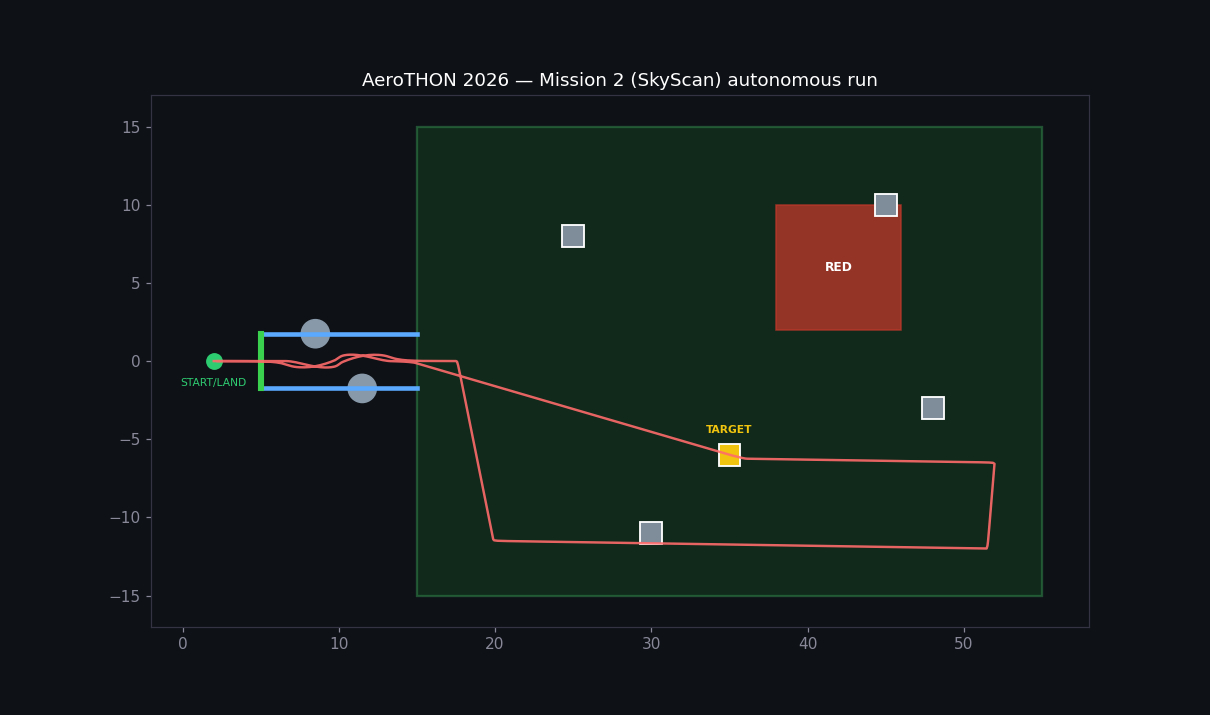

The Python source for this figure:
#!/usr/bin/env python3
"""Standalone Mission 2 (SkyScan) simulator — a *watchable* working model.

Runs the SAME logic as the ROS 2 stack, with zero ROS dependency:
  * 2D lidar (ray-cast) feeding the SAME sector-min corridor-centering law
    as avoidance/velocity_controller.py  (vy = k*(right-left), front braking)
  * the SAME mission sequence as mission_bt:
      takeoff -> to-corridor -> corridor(avoid) -> zone -> lawnmower search
      -> match QR -> winch drop -> return(avoid) -> land
  * GPS "position setpoints" for the open legs (P-controller to a waypoint)
    and body-frame reactive velocity in the corridor -- the hybrid from §4.1.

Renders an animated GIF + a static overview PNG so you can see it fly.

Run:  python3 sim/mission_sim.py
"""
import math
import numpy as np
import matplotlib
matplotlib.use("Agg")
import matplotlib.pyplot as plt
from matplotlib.patches import Rectangle, Circle
from matplotlib.animation import FuncAnimation, PillowWriter

# --------------------------------------------------------------------------- #
# World (top-down, metres). Matches the rulebook geometry.
# --------------------------------------------------------------------------- #
START = np.array([2.0, 0.0])
CORRIDOR_X0, CORRIDOR_X1 = 5.0, 15.0     # 10 m corridor
HALF_W = 1.75                            # 3.5 m wide
ZONE = (15.0, 55.0, -15.0, 15.0)         # x0,x1,y0,y1 : 40 x 30 m delivery zone

# Corridor walls as segments (x1,y1,x2,y2)
WALLS = [
    (CORRIDOR_X0, HALF_W, CORRIDOR_X1, HALF_W),
    (CORRIDOR_X0, -HALF_W, CORRIDOR_X1, -HALF_W),
]
# Static obstacles = bumps protruding from alternating walls (cx,cy,r)
BUMPS = [(8.5, HALF_W, 0.9), (11.5, -HALF_W, 0.9)]

# QR codes in the delivery zone; TARGET is the matched one
QRS = [(25, 8), (35, -6), (45, 10), (30, -11), (48, -3)]
TARGET = np.array([35.0, -6.0])
REDZONE = (38.0, 46.0, 2.0, 10.0)        # x0,x1,y0,y1 keep-out

LIDAR_MAX = 12.0                         # RPLidar C1
DT = 0.05

# --------------------------------------------------------------------------- #
# Ray casting
# --------------------------------------------------------------------------- #
def _ray_segment(p, d, a, b):
    v1 = p - a
    v2 = b - a
    v3 = np.array([-d[1], d[0]])
    denom = v2 @ v3
    if abs(denom) < 1e-9:
        return None
    t = np.cross(v2, v1) / denom
    u = (v1 @ v3) / denom
    if t >= 0 and 0 <= u <= 1:
        return t
    return None

def _ray_circle(p, d, c, r):
    f = p - c
    b = 2 * (f @ d)
    cc = f @ f - r * r
    disc = b * b - 4 * cc
    if disc < 0:
        return None
    disc = math.sqrt(disc)
    for t in ((-b - disc) / 2, (-b + disc) / 2):
        if t >= 0:
            return t
    return None

def raycast(p, ang):
    d = np.array([math.cos(ang), math.sin(ang)])
    best = LIDAR_MAX
    for (x1, y1, x2, y2) in WALLS:
        t = _ray_segment(p, d, np.array([x1, y1]), np.array([x2, y2]))
        if t is not None:
            best = min(best, t)
    for (cx, cy, r) in BUMPS:
        t = _ray_circle(p, d, np.array([cx, cy]), r)
        if t is not None:
            best = min(best, t)
    return best

def sector_min(p, heading, rel_lo, rel_hi, step=4):
    best = LIDAR_MAX
    for deg in range(int(rel_lo), int(rel_hi) + 1, step):
        best = min(best, raycast(p, heading + math.radians(deg)))
    return best

# --------------------------------------------------------------------------- #
# Controllers (mirror the ROS nodes)
# --------------------------------------------------------------------------- #
def goto(pos, target, speed=2.0, kp=0.9):
    err = target - pos
    dist = np.linalg.norm(err)
    v = kp * err
    n = np.linalg.norm(v)
    if n > speed:
        v = v / n * speed
    return v, dist

def corridor_cmd(pos, heading, cruise=1.1, brake=2.5, stop=0.6, k_center=0.7):
    """Same law as avoidance/velocity_controller.py, in world frame."""
    front = sector_min(pos, heading, -25, 25)
    left = sector_min(pos, heading, 10, 110)
    right = sector_min(pos, heading, -110, -10)
    if front <= stop:
        vx = 0.0
    elif front >= brake:
        vx = cruise
    else:
        vx = cruise * (front - stop) / (brake - stop)
    vy_body = k_center * (right - left)               # +y_body = right
    vy_body = max(-0.7, min(0.7, vy_body))
    f = np.array([math.cos(heading), math.sin(heading)])
    r = np.array([math.sin(heading), -math.cos(heading)])
    return vx * f + vy_body * r, front, (right - left)

# --------------------------------------------------------------------------- #
# Lawnmower waypoints over the zone, skipping the red zone
# --------------------------------------------------------------------------- #
def in_red(x, y):
    x0, x1, y0, y1 = REDZONE
    return x0 - 1 <= x <= x1 + 1 and y0 - 1 <= y <= y1 + 1

def lawnmower():
    wps = []
    ys = np.arange(-12, 13, 6)
    xa, xb = 20.0, 52.0
    for i, y in enumerate(ys):
        xs = [xa, xb] if i % 2 == 0 else [xb, xa]
        for x in xs:
            if not in_red(x, y):
                wps.append(np.array([float(x), float(y)]))
    return wps

# --------------------------------------------------------------------------- #
# Simulate
# --------------------------------------------------------------------------- #
def simulate():
    pos = START.copy()
    vel = np.zeros(2)
    state = "TAKEOFF"
    heading = 0.0
    sweep = lawnmower()
    sw_i = 0
    drop_t = 0.0
    t = 0.0
    hist = []

    for step in range(6000):
        cmd = np.zeros(2)
        front = LIDAR_MAX

        if state == "TAKEOFF":
            cmd, _ = goto(pos, START, speed=0.5)
            if step > 20:
                state = "TO_CORRIDOR"
        elif state == "TO_CORRIDOR":
            cmd, dist = goto(pos, np.array([CORRIDOR_X0 + 0.5, 0.0]), speed=1.6)
            if dist < 0.4:
                state = "CORRIDOR"
        elif state == "CORRIDOR":
            heading = 0.0
            cmd, front, _ = corridor_cmd(pos, heading)
            if pos[0] > CORRIDOR_X1 + 0.3:
                state = "TO_ZONE"
        elif state == "TO_ZONE":
            cmd, dist = goto(pos, np.array([18.0, 0.0]), speed=1.6)
            if dist < 0.5:
                state = "SEARCH"
        elif state == "SEARCH":
            if np.linalg.norm(pos - TARGET) < 1.3:
                state = "DROP"
            else:
                if sw_i < len(sweep):
                    cmd, dist = goto(pos, sweep[sw_i], speed=2.2)
                    if dist < 0.6:
                        sw_i += 1
                else:
                    cmd, _ = goto(pos, TARGET, speed=2.0)
        elif state == "DROP":
            cmd, _ = goto(pos, TARGET, speed=0.6)
            drop_t += DT
            if drop_t > 2.0:
                state = "RETURN_TO_CORRIDOR"
        elif state == "RETURN_TO_CORRIDOR":
            cmd, dist = goto(pos, np.array([CORRIDOR_X1 - 0.5, 0.0]), speed=1.8)
            if dist < 0.4:
                state = "CORRIDOR_BACK"
        elif state == "CORRIDOR_BACK":
            heading = math.pi
            cmd, front, _ = corridor_cmd(pos, heading)
            if pos[0] < CORRIDOR_X0 - 0.3:
                state = "LAND"
        elif state == "LAND":
            cmd, dist = goto(pos, START, speed=1.4)
            if dist < 0.25:
                hist.append((pos.copy(), state, t, front))
                break

        # first-order velocity response + integrate
        vel += (cmd - vel) * 0.35
        pos = pos + vel * DT
        t += DT
        if step % 3 == 0:                # ~15 fps record
            hist.append((pos.copy(), state, t, front))
    return hist

# --------------------------------------------------------------------------- #
# Draw the static course
# --------------------------------------------------------------------------- #
def draw_course(ax):
    ax.set_facecolor("#0e1116")
    zx0, zx1, zy0, zy1 = ZONE
    ax.add_patch(Rectangle((zx0, zy0), zx1 - zx0, zy1 - zy0,
                           fill=True, color="#123a1f", ec="#2e7d46", lw=1.5, alpha=0.6))
    # corridor walls
    for (x1, y1, x2, y2) in WALLS:
        ax.plot([x1, x2], [y1, y2], color="#5aa9ff", lw=3)
    ax.plot([CORRIDOR_X0, CORRIDOR_X0], [-HALF_W, HALF_W], color="#3ad14e", lw=4)  # green banner
    for (cx, cy, r) in BUMPS:
        ax.add_patch(Circle((cx, cy), r, color="#8899aa"))
    # red zone
    rx0, rx1, ry0, ry1 = REDZONE
    ax.add_patch(Rectangle((rx0, ry0), rx1 - rx0, ry1 - ry0,
                           color="#c0392b", alpha=0.75))
    ax.text((rx0 + rx1) / 2, (ry0 + ry1) / 2, "RED", color="white",
            ha="center", va="center", fontsize=8, weight="bold")
    # QR markers
    for (x, y) in QRS:
        is_t = abs(x - TARGET[0]) < 0.1 and abs(y - TARGET[1]) < 0.1
        ax.add_patch(Rectangle((x - 0.7, y - 0.7), 1.4, 1.4,
                               color="#f1c40f" if is_t else "#7f8c9a",
                               ec="white", lw=1.2))
        if is_t:
            ax.text(x, y + 1.4, "TARGET", color="#f1c40f", ha="center", fontsize=7, weight="bold")
    ax.plot(*START, marker="o", color="#2ecc71", ms=10)
    ax.text(START[0], START[1] - 1.6, "START/LAND", color="#2ecc71", ha="center", fontsize=7)
    ax.set_xlim(-2, 58)
    ax.set_ylim(-17, 17)
    ax.set_aspect("equal")
    ax.set_title("AeroTHON 2026 — Mission 2 (SkyScan) autonomous run", color="white")
    ax.tick_params(colors="#889")
    for s in ax.spines.values():
        s.set_color("#334")

# --------------------------------------------------------------------------- #
def render(hist):
    xs = [h[0][0] for h in hist]
    ys = [h[0][1] for h in hist]

    # --- static overview ---
    fig, ax = plt.subplots(figsize=(11, 6.5))
    fig.patch.set_facecolor("#0e1116")
    draw_course(ax)
    ax.plot(xs, ys, color="#ff6b6b", lw=1.6, alpha=0.9)
    fig.savefig("sim/mission_sim.png", dpi=110, facecolor=fig.get_facecolor())
    print("wrote sim/mission_sim.png")

    # --- animation ---
    fig, ax = plt.subplots(figsize=(11, 6.5))
    fig.patch.set_facecolor("#0e1116")
    draw_course(ax)
    (trail,) = ax.plot([], [], color="#ff6b6b", lw=1.6, alpha=0.9)
    drone = ax.scatter([], [], s=90, color="#ffffff", ec="#ff6b6b", zorder=5)
    label = ax.text(-1, 15.4, "", color="white", fontsize=10, weight="bold")

    def update(i):
        trail.set_data(xs[:i + 1], ys[:i + 1])
        drone.set_offsets([xs[i], ys[i]])
        st, tt, fr = hist[i][1], hist[i][2], hist[i][3]
        label.set_text(f"t={tt:4.1f}s   state={st:<18s}  front={fr:4.1f} m")
        return trail, drone, label

    frames = range(0, len(hist), 1)
    anim = FuncAnimation(fig, update, frames=frames, blit=False, interval=60)
    anim.save("sim/mission_sim.gif", writer=PillowWriter(fps=18),
              savefig_kwargs={"facecolor": fig.get_facecolor()})
    print(f"wrote sim/mission_sim.gif ({len(hist)} frames)")


if __name__ == "__main__":
    h = simulate()
    print(f"simulated {len(h)} recorded frames; final state = {h[-1][1]}")
    render(h)
